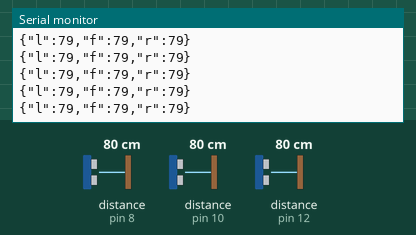
The sketch below on a simulated Arduino Uno, built with avr-gcc and run on an emulated ATmega328P. On the bench: the last lines printed to the serial monitor. Wiring (inferred from the names in the program): 3 × ultrasonic range finder: trigger pin 7, echo pin 8 / trigger pin 9, echo pin 10 / trigger pin 11, echo pin 12. The test bench sets the inputs (shaded band); at power-on: distance to the obstacle (sensors on pin 8, pin 10, pin 12) 80 cm. The echo pulse lasts 58.3 µs per cm.

Above: at 1.2 s.
1.3 s: distance to the obstacle (sensor on pin 8) set to 2 cm
At 1.44 s:
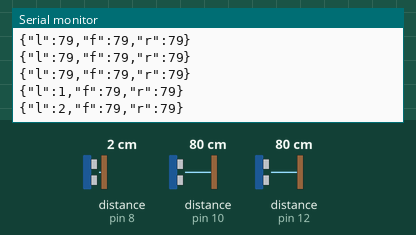
2.8 s: distance to the obstacle (sensor on pin 10) set to 2 cm
At 2.93 s:
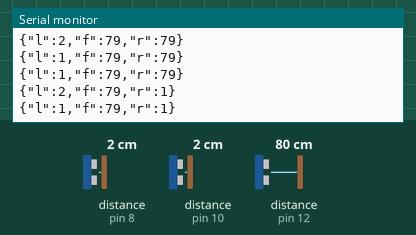
4.3 s: distance to the obstacle (sensor on pin 12) set to 2 cm
At 4.43 s:
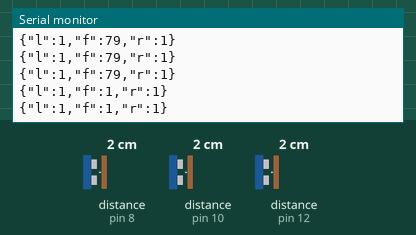
5.8 s: distance to the obstacle (sensor on pin 8) set to 4 cm
At 5.83 s:
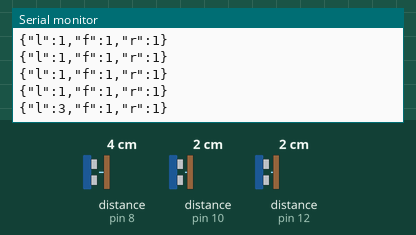
7.3 s: distance to the obstacle (sensor on pin 10) set to 4 cm
At 7.33 s:
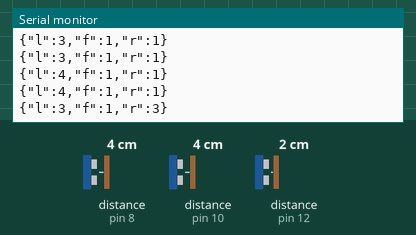
8.8 s: distance to the obstacle (sensor on pin 12) set to 4 cm
At 8.83 s:
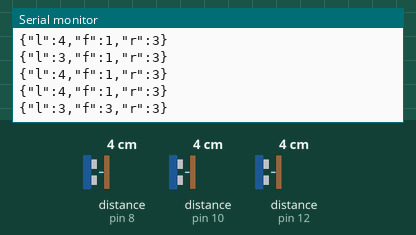
Timing chart, 0 to 11.3 s (numbered marks = the images above; inputs shaded):
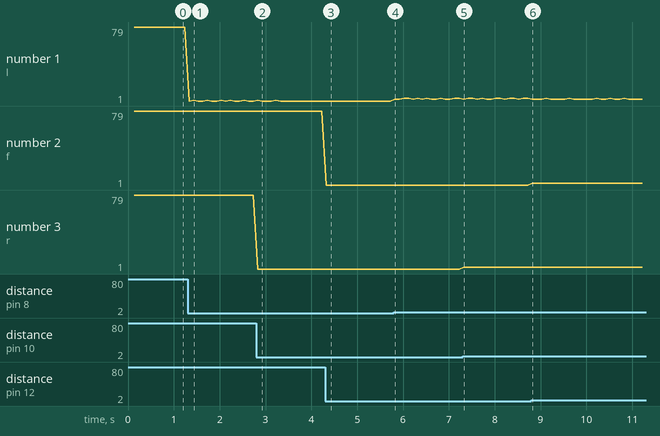

Measured:
- after the input at 1.3 s, the serial monitor: prints a new line at once (image 1)
- after the input at 2.8 s, the serial monitor: prints a new line at once (image 2)
- after the input at 4.3 s, the serial monitor: prints a new line at once (image 3)
- after the input at 5.8 s, the serial monitor: prints a new line at once (image 4)
- after the input at 7.3 s, the serial monitor: prints a new line at once (image 5)
- after the input at 8.8 s, the serial monitor: prints a new line at once (image 6)
- plotted number 1: 79 → 1 after the input at 1.3 s, 1 → 4 after the input at 5.8 s

The sketch:

sensor.ino
```cpp
// 3 adet HC-SR04 ultrasonik sensor: sol on, on, sag on.
// Her sensor icin ayri Trig/Echo pini kullanilir; sensorler CAPRAZ YANKI
// riskini azaltmak icin SIRAYLA (biri bitmeden digeri tetiklenmez) okunur.
//
// Pin atamasi (gerekirse degistirin):
//   sol on : Trig = 7,  Echo = 8
//   on     : Trig = 11, Echo = 12
//   sag on : Trig = 9,  Echo = 10
//
// Seri cikti (~10 Hz, 115200 baud), tek satir JSON:
//   {"l":32,"f":40,"r":27}
// Yankı alinamazsa (zaman asimi / kablo kopuk / menzil disi) ilgili alan -1
// olur. Ana uygulama -1 degerini "gecersiz olcum" olarak ele alir, "acik
// yol" olarak YORUMLAMAZ.

const uint8_t TRIG_LEFT  = 7;
const uint8_t ECHO_LEFT  = 8;
const uint8_t TRIG_FRONT = 11;
const uint8_t ECHO_FRONT = 12;
const uint8_t TRIG_RIGHT = 9;
const uint8_t ECHO_RIGHT = 10;

const unsigned long READ_TIMEOUT_US = 25000;    // ~4.3 m karsiligi, guvenlik payiyla
const unsigned long INTER_SENSOR_GAP_MS = 10;   // sensorler arasi bekleme (capraz yanki onlemi)
const unsigned long INTERVAL_MS = 100;          // tam dongu periyodu -> ~10 Hz

unsigned long lastCycle = 0;

long readCm(uint8_t trigPin, uint8_t echoPin) {
  digitalWrite(trigPin, LOW);
  delayMicroseconds(2);

  digitalWrite(trigPin, HIGH);
  delayMicroseconds(10);
  digitalWrite(trigPin, LOW);

  unsigned long duration = pulseIn(echoPin, HIGH, READ_TIMEOUT_US);

  if (duration == 0) {
    return -1;  // zaman asimi: yankı yok / menzil disi
  }

  return (long)(duration * 0.0343 / 2.0);
}

void setup() {
  Serial.begin(115200);

  pinMode(TRIG_LEFT, OUTPUT);
  pinMode(ECHO_LEFT, INPUT);
  pinMode(TRIG_FRONT, OUTPUT);
  pinMode(ECHO_FRONT, INPUT);
  pinMode(TRIG_RIGHT, OUTPUT);
  pinMode(ECHO_RIGHT, INPUT);
}

void loop() {
  if (millis() - lastCycle < INTERVAL_MS) {
    return;
  }
  lastCycle = millis();

  // Sirayla oku: bir sensorun yankisi beklenirken digeri tetiklenmez.
  long left = readCm(TRIG_LEFT, ECHO_LEFT);
  delay(INTER_SENSOR_GAP_MS);
  long front = readCm(TRIG_FRONT, ECHO_FRONT);
  delay(INTER_SENSOR_GAP_MS);
  long right = readCm(TRIG_RIGHT, ECHO_RIGHT);

  Serial.print("{\"l\":");
  Serial.print(left);
  Serial.print(",\"f\":");
  Serial.print(front);
  Serial.print(",\"r\":");
  Serial.print(right);
  Serial.println("}");
}
```
